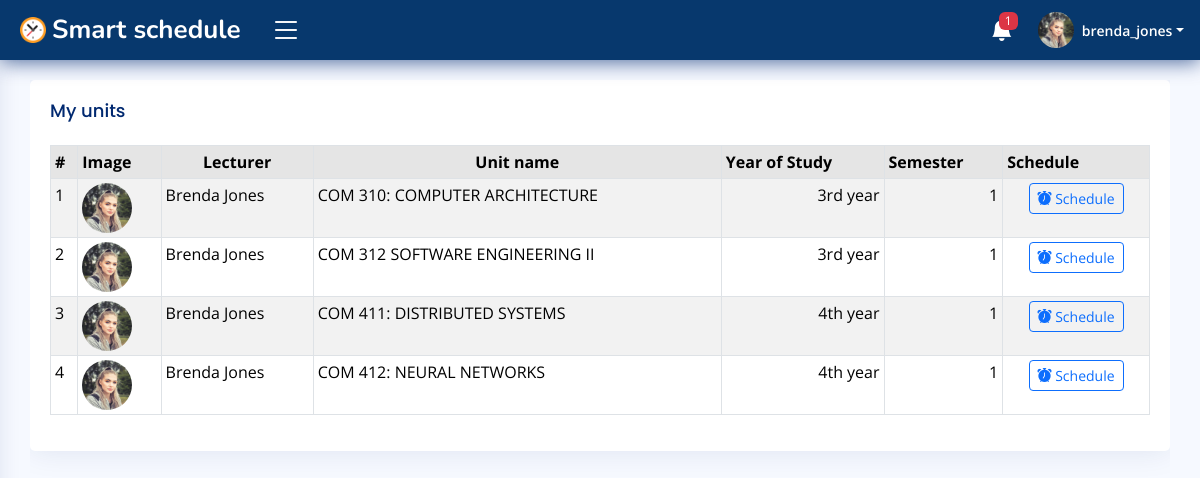
Screenshot of /campus/u/df5763aa244648e09c38cb88bc8801/lecture/brenda_jones/schedule/ (signed in) with the database file from the repository.
### accounts/models.py (models this page shows, shortened)
class User(AbstractUser):
    id = models.CharField(max_length=30, primary_key=True, unique=True, editable=False)
    first_name = models.CharField(max_length=15, blank=False)
    last_name = models.CharField(max_length=15, blank=False)
    email = models.EmailField(unique=True)
    gender = models.CharField(max_length=7, blank=False)
    dob = models.DateField(null=True, blank=False, db_column='Date of Birth')
    age = models.PositiveIntegerField(default=0, editable=False)
    mobile_no = PhoneNumberField()
    profile_pic = models.ImageField(upload_to='Users/imgs/dps/', default='default.png')
    is_student = models.BooleanField(default=False)
    date_updated = models.DateTimeField(auto_now=True)
    REQUIRED_FIELDS = ['username']
    USERNAME_FIELD = 'email'
    def __str__(self) -> str:
        return self.username
    class Meta:
        ordering = ['username', 'first_name', 'last_name']

class Faculty(models.Model):
    id = models.CharField(max_length=30, primary_key=True, unique=True, editable=False)
    staff = models.OneToOneField(User, on_delete=models.CASCADE, editable=False)
    school = models.CharField(max_length=70, blank=False)
    department = models.CharField(max_length=40, blank=False)
    position = models.CharField(max_length=20, blank=False)
    date_created = models.DateTimeField(auto_now_add=True)
    date_updated = models.DateTimeField(auto_now=True)
    def __str__(self) -> str:
        return f'{self.staff}'
    class Meta:
        ordering = ['staff', 'school']
        verbose_name_plural = 'Faculty records'

### campus/models.py (models this page shows, shortened)
class BookedUnit(models.Model):
    id = models.CharField(max_length=30, primary_key=True, unique=True, editable=False)
    lecturer = models.ForeignKey(Faculty, on_delete=models.CASCADE)
    students_course = models.CharField(max_length=50, blank=False)
    course_name = models.CharField(max_length=80, blank=False)
    year_of_study = models.CharField(max_length=10, blank=False)
    semester = models.CharField(max_length=1, blank=False)
    booking_date = models.DateTimeField(auto_now_add=True)
    date_updated = models.DateTimeField(auto_now=True)
    class Meta:
        ordering = ['course_name', 'lecturer']
        verbose_name_plural = 'Booked units'

### campus/views.py (the view, shortened to what this page needs)
# urls.py: path('<str:staff_id>/lecture/<str:staff_name>/schedule/', views.ScheduleLectureView.as_view(), name='schedule_lecture'),
@method_decorator(login_required(login_url='login'), name='get')
@method_decorator(user_passes_test(lambda user: (user.is_staff is False or user.is_superuser is False) and user.is_student is False), name='get')
class ScheduleLectureView(View):
    template_name = 'dashboard/faculty/schedule-lecture.html'
    def get(self, request, staff_id, staff_name, *args, **kwargs):
        booked_units_QS = BookedUnit.objects.filter(lecturer=staff_id)
        context = {
            'booked_units': booked_units_QS,
        }
        return render(request, self.template_name, context)

### campus/templates/dashboard/faculty/schedule-lecture.html (shortened to what this page needs)
{% extends 'dashboard/faculty/base.html' %}{% block title %}Schedule lecture{% endblock %}
    {% load crispy_forms_tags %}
    {% block content %}
    <main id="main" class="main">
        <section class="section profile">
            <div class="row">
                <div class="col-xl-12 col-lg-12">
                    <div class="table-responsive">
                        <div class="card">
                            <div class="card-body">
                                <h5 class="card-title">My units</h5>
                                <table class="table table-sm table-bordered table-striped">
                                    <thead>
                                        <tr class="table-active">
                                            <th>#</th>
                                            <th>Image</th>
                                            <th class="text-center">Lecturer</th>
                                            <th class="text-center">Unit name</th>
                                            <th>Year of Study</th>
                                            <th>Semester</th>
                                            <th>Schedule</th>
                                        </tr>
                                    </thead>
                                    <tbody>
                                        {% for unit in booked_units %}
                                        <tr>
                                            <td>{{ forloop.counter }}</td>
                                            <td><img src="{{ unit.lecturer.staff.profile_pic.url }}" class="rounded-circle" height="50px" width="50px" alt="dp"></td>
                                            <td>{{ unit.lecturer.staff.first_name|title }} {{ unit.lecturer.staff.last_name|title }}</td>
                                            <td>{{ unit.course_name }}</td>
                                            <td class="text-end">{{ unit.year_of_study }}</td>
                                            <td class="text-end">{{ unit.semester }}</td>
                                            <td class="text-center"><a href="" class="btn btn-sm btn-outline-primary" data-bs-toggle="modal" data-bs-target="#schedule-modal-{{unit.id}}"><i class="bi-alarm-fill"></i> Schedule</a></td>
                                        </tr>
                                        {% endfor %}
                                    </tbody>
                                </table>
                            </div>
                        </div>
                    </div>
                </div>
            </div>
        </section>
    </main>
    {% endblock %}

### campus/templates/dashboard/faculty/base.html (shortened to what this page needs)
{% load static %}
<!DOCTYPE html>
<html lang="en">
<head>
    <link href="https://cdn.jsdelivr.net/npm/bootstrap@5.3.2/dist/css/bootstrap.min.css" rel="stylesheet">
    <link rel="stylesheet" href="https://cdn.jsdelivr.net/npm/bootstrap-icons@1.11.1/font/bootstrap-icons.css">
    <link rel="stylesheet" href="https://cdnjs.cloudflare.com/ajax/libs/fullcalendar/3.10.2/fullcalendar.min.css" />
    <link href="{% static 'css/styles.css' %}" rel="stylesheet">
</head>
<body>
    <header id="header" class="header fixed-top d-flex align-items-center">
        <div class="d-flex align-items-center justify-content-between">
            <a href="{% url 'faculty_homepage' %}" class="logo d-flex align-items-center">
                <img src="{% static 'img/logo/logo.png' %}" alt="logo">
                <span class="d-none d-lg-block text-white">Smart schedule</span>
            </a>
            <i class="bi bi-list toggle-sidebar-btn"></i>
        </div>
        <nav class="header-nav ms-auto">
            <ul class="d-flex align-items-center">
                <li class="nav-item dropdown">
                    <a class="nav-link nav-icon" href="#" data-bs-toggle="dropdown">
                        <i class="bi bi-bell-fill"></i>
                        {% if TotalLecturerNotifications != 0 %}
                        <span class="badge bg-danger badge-number">{{ TotalLecturerNotifications }}</span>
                        {% endif %}
                    </a>
                </li>
                <li class="nav-item dropdown pe-3">
                    <a class="nav-link nav-profile d-flex align-items-center pe-0" href="" data-bs-toggle="dropdown">
                        <img src="{{ request.user.profile_pic.url }}" alt="profile" class="rounded-circle">
                        <span class="d-none d-md-block dropdown-toggle ps-2">{{ request.user.username }}</span>
                    </a>
                </li>
            </ul>
        </nav>
    </header>
    {% block content %}
    {% endblock %}
</body>
</html>

### static/css/styles.css (style rules this page uses)
:root { scroll-behavior: smooth; }
body { font-family: "Open Sans", sans-serif; background: #f6f9ff; color: #444444; }
a { color: #4154f1; text-decoration: none; }
h1, h2, h3, h4, h5, h6 { font-family: "Nunito", sans-serif; }
#main { margin-top: 60px; padding: 20px 30px; transition: all 0.3s; }
.card { margin-bottom: 30px; border: none; border-radius: 5px; box-shadow: 0px 0 30px rgba(1, 41, 112, 0.1); }
.card-title { padding: 20px 0 15px 0; font-size: 18px; font-weight: 500; color: #012970; font-family: "Poppins", sans-serif; }
.card-body { padding: 0 20px 20px 20px; }
.logo { line-height: 1; }
@media (min-width: 1200px) { .logo { width: 240px; } }
.logo img { max-height: 26px; margin-right: 6px; }
.logo span { font-size: 26px; font-weight: 700; color: #012970; font-family: "Nunito", sans-serif; }
.header { transition: all 0.5s; z-index: 997; height: 60px; box-shadow: 0px 2px 20px rgba(1, 41, 112, 0.7); background-color: #07386d; padding-left: 20px; }
.header .toggle-sidebar-btn { font-size: 32px; padding-left: 10px; cursor: pointer; color: #fff; }
.header-nav ul { list-style: none; }
.header-nav>ul { margin: 0; padding: 0; }
.header-nav .nav-icon { font-size: 22px; color: #fff; margin-right: 25px; position: relative; }
.header-nav .nav-profile { color: #fff; }
.header-nav .nav-profile img { max-height: 36px; }
.header-nav .nav-profile span { font-size: 14px; font-weight: 600; }
.header-nav .badge-number { position: absolute; inset: -2px -5px auto auto; font-weight: normal; font-size: 12px; padding: 3px 6px; }
@media (min-width: 1200px) { #main, #footer { margin-left: 300px; } }
@media (min-width: 1200px) { .toggle-sidebar #main, .toggle-sidebar #footer { margin-left: 0; } }

### rows the page displays
User: user.profile_pic (picture), user.username "brenda_jones"
BookedUnit: lecturer.staff.profile_pic (picture), lecturer.staff.first_name "Brenda", lecturer.staff.last_name "Jones", course_name "COM 310: COMPUTER ARCHITECTURE", year_of_study "3rd year", semester "1"
BookedUnit: lecturer.staff.profile_pic (picture), lecturer.staff.first_name "Brenda", lecturer.staff.last_name "Jones", course_name "COM 312 SOFTWARE ENGINEERING II", year_of_study "3rd year", semester "1"
BookedUnit: lecturer.staff.profile_pic (picture), lecturer.staff.first_name "Brenda", lecturer.staff.last_name "Jones", course_name "COM 411: DISTRIBUTED SYSTEMS", year_of_study "4th year", semester "1"
BookedUnit: lecturer.staff.profile_pic (picture), lecturer.staff.first_name "Brenda", lecturer.staff.last_name "Jones", course_name "COM 412: NEURAL NETWORKS", year_of_study "4th year", semester "1"

### other values shown
{{ TotalLecturerNotifications }} "1"
